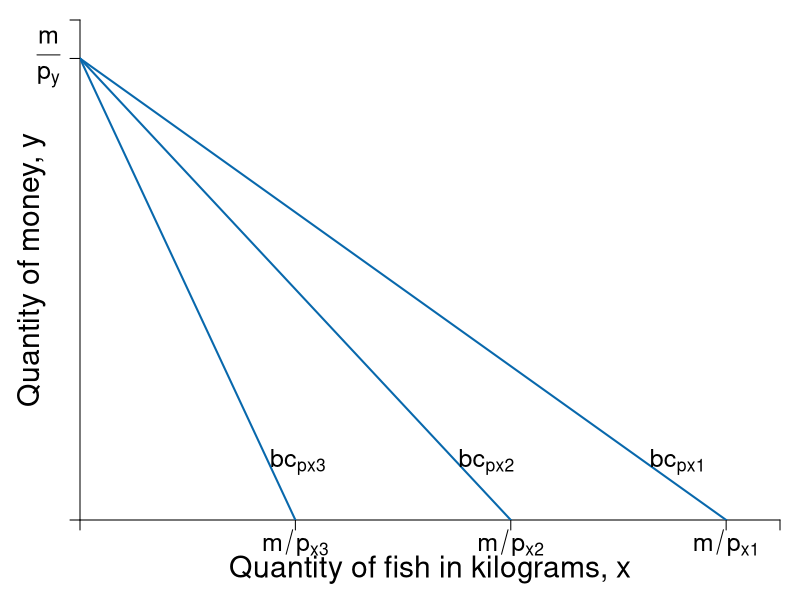

This chart was generated by the following R code:
require(shape)
pdf(file = "indmarketdemand/budget_pchange.pdf", width = 9, height = 7)

#Set parameters for graphics
pointsize <- 1.8
axislabelsize <- 1.8
labelsize <- 1.5
namesize <- 1.8
annotatesize <- 1.5
graphlinewidth <- 2
segmentlinewidth <- 1.5

COL <- c("#7fc97f", "#beaed4", "#fdc086", "#ffff99", "#386cb0", "#f0027f", "#bf5b17", "#666666")
COLA <- c("#99d8c9","#66c2a4","#41ae76", "#238b45", "#005824")
COLB <- c("#4eb3d3", "#2b8cbe", "#0868ac","#084081")

#Edited the margins to cater for the larger LHS labels
par(mar =  c(4, 4, 1, 1))

mrsA <- function(x, rmax = 10, xmax = 20) {
  rmax - (rmax/xmax)*x
}


uA <- function(x, y, rmax = 2, xmax = 12) {
  y + rmax*x - (1/2)*(rmax/xmax)*x^2
}

indiffA1 <- function(x, uA = 10, rmax = 2.5, xmax = 10) {
  uA - rmax*x + (1/2)*(rmax/xmax)*(x^2)
}


bcA <- function(x, w = 20, p = 2) {
  w - p*x
}


xlims <- c(0, 13)
ylims <- c(0, 13)

npts <- 501 
x <- seq(xlims[1], xlims[2], length.out = npts)
y <- seq(ylims[1], ylims[2], length.out = npts) 
a <- c(13, 15, 17)

plot(0, 0, xlim = xlims, ylim = ylims, type = "n",
     xlab = expression(paste("")),
     ylab = expression(paste("")), 
     xaxt = "n", 
     yaxt = "n", 
     cex.lab = axislabelsize, 
     bty = "n",
     xaxs="i", 
     yaxs="i")

# ticksy <- seq(from = 0, to = ylims[2], by = 2)
# ylabels <- seq(from = 0, to = ylims[2], by = 2)
# ticksx <- seq(from = 0, to = xlims[2], by = 2)
# xlabels <- seq(from = 0, to = xlims[2], by = 2)
ticksy <- c(0, 12, ylims[2])
ylabels <- c(NA, expression(paste(frac(m,p[y]) )), NA)
ticksx <- c(0, 4, 8, 12, xlims[2])
xlabels <- c(NA, expression(paste(m/p[x3])), expression(paste(m/p[x2])), expression(paste(m/p[x1])), NA)

axis(1, at = ticksx, pos = 0, labels = xlabels, cex.axis = labelsize)
axis(2, at = ticksy, pos = 0, labels = ylabels, las = 1, cex.axis = labelsize)

npts <- 500 
xx1 <- seq(xlims[1], xlims[2], length.out = npts)

lines(xx1, bcA(xx1, w = 12, p = 1), col = COLB[3], lwd = graphlinewidth)
lines(xx1, bcA(xx1, w = 12, p = 1.5), col = COLB[3], lwd = graphlinewidth)
lines(xx1, bcA(xx1, w = 12, p = 3), col = COLB[3], lwd = graphlinewidth)
#lines(xx1, indiffA1(xx1, uA = 20, rmax = 2.5, xmax = 10), col = COLB[4], lwd = graphlinewidth)



#mtext(expression(paste("Quantity of fish in kilograms, ", x)), side=1, line = 2.5, cex = axislabelsize)
text(0.5*xlims[2], -1.3, expression(paste("Quantity of fish in kilograms, ", x)), xpd = TRUE, cex = axislabelsize) 
text(-0.9, 0.5*ylims[2], expression(paste("Quantity of money, ", y)), xpd = TRUE, cex = axislabelsize, srt = 90) 

#segments(4.11765, 6.17647, 5.88, 8.88, lty = 1, col = COL[2] , lwd = graphlinewidth)
#text(7.3, 3, expression("Pareto Efficient"))
#text(7.3, 2.5, expression("Curve"))
#Arrows(7.3, 3.5, 7.3, 6.1, col = "black", lty = 1, lwd = 2, arr.type = "triangle", arr.lwd = 0.5)

#Label the iso-welfare functions for the HG, Aisha
text(4.05, 1.5, expression(bc[px3]), cex = annotatesize)
text(7.55, 1.5, expression(bc[px2]), cex = annotatesize)
text(11.1, 1.5, expression(bc[px1]), cex = annotatesize)
#text(6.6, 8.3, expression(u[4]^A))

#Label the indifference curves for the HG, Betty
# text(7.6, 17, expression(u[1]^B))
# text(6.75, 17, expression(u[2]^B))
# text(6, 17, expression(u[3]^B))
#text(3.4, 6.9, expression(v[4]^B))

#Label mrs function
#text(10, 8, expression(paste(mrs(x,y) == r[max] - frac(r[max], x[max])*x)))
#Arrows(10, 7.5, 10, 5.6, col = "black", lty = 1, lwd = 2, arr.type = "triangle", arr.lwd = 0.5)

#Label satiation
#text(20, 4, expression(paste(x[max] == "Point")))
#text(20, 3, expression(paste("of Satiation")))
#Arrows(20, 2.5, 20, 0.5, col = "black", lty = 1, lwd = 2, arr.type = "triangle", arr.lwd = 0.5)

#Label highest willingness to pay
# text(5, 10.5, expression(paste(r[max] == "Maximum")))
# text(5, 9.5, expression(paste("Willingness to Pay")))
# Arrows(3, 10, 0.5, 10, col = "black", lty = 1, lwd = 2, arr.type = "triangle", arr.lwd = 0.5)


# contour(x, y, 
#         outer(x, y, uA),
#         #labels = c("v1", "v2", "v3"),
#         drawlabels = FALSE,
#         col = COLA[3],
#         #xlab = expression(paste("A's Apples, ", x)),
#         #ylab = expression(paste("A's Oranges, ", y)),
#         #cex.lab = axislabelsize,
#         lwd = graphlinewidth,
#         levels = a, 
#         xaxs="i", 
#         yaxs="i", 
#         add = TRUE)

#segments(0, 6, 6, 6, lty = 2, col = "gray" , lwd = segmentlinewidth)
#segments(6, 0, 6, 6, lty = 2, col = "gray" , lwd = segmentlinewidth)
#points(6, 6, pch = 16, col = "black", cex = 1.5)

# par(new = TRUE)
# 
# #Use the same x and ylims as previously, but with locations switched
# xlims2 <- c(18, 0)
# ylims2 <- c(18, 0)

#Leave the ylab and xlab blank to ensure no axes titles
# plot(0, 0, xlim = xlims2, ylim = ylims2, type = "n",
#      xlab = expression(paste("")),
#      ylab = expression(paste("")),
#      xaxt = "n", 
#      yaxt = "n", 
#      cex.lab = 1.3, 
#      bty = "n",
#      xaxs="i", 
#      yaxs="i")
# 
# 
# lines(xx1, indiffAlow(xx1, uA = 46.08, alpha = 16, beta = 1/24), col = COL[2], lwd = graphlinewidth)


#Set up axes at sides 3 and 4 (top and right)
# axis(side = 3, at = ticksx, pos = 0, labels = xlabels)
# axis(side = 4, at = ticksy, pos = 0, labels = ylabels, las = 0)
# mtext("B's Apples, x", side=3, line = 2.5, cex = axislabelsize)
# text(-0.8, 7, expression(paste("B's Oranges, y")), xpd = TRUE, cex = axislabelsize, srt = 270) 
# 
# #Add arrows:
# arrows(-0.8, 10, -0.8, 14, xpd = TRUE, length=0.1,angle=40,lwd=3)
# arrows(6.2, -1.8, 9, -1.8, xpd = TRUE, length=0.1,angle=40,lwd=3)
# 

#Customize ticks and labels for the plot
#ticksy <- seq(from = 0, to = 15, by = 1)
#ylabels <- seq(from = 0, to = 15, by = 1)
#ticksx <- seq(from = 0, to = 10, by = 1)
#xlabels <- seq(from = 0, to = 10, by = 1)
#axis(1, at = ticksx, pos = 0, labels = xlabels)
#axis(2, at = ticksy, pos = 0, labels = ylabels, las = 0)

dev.off()
